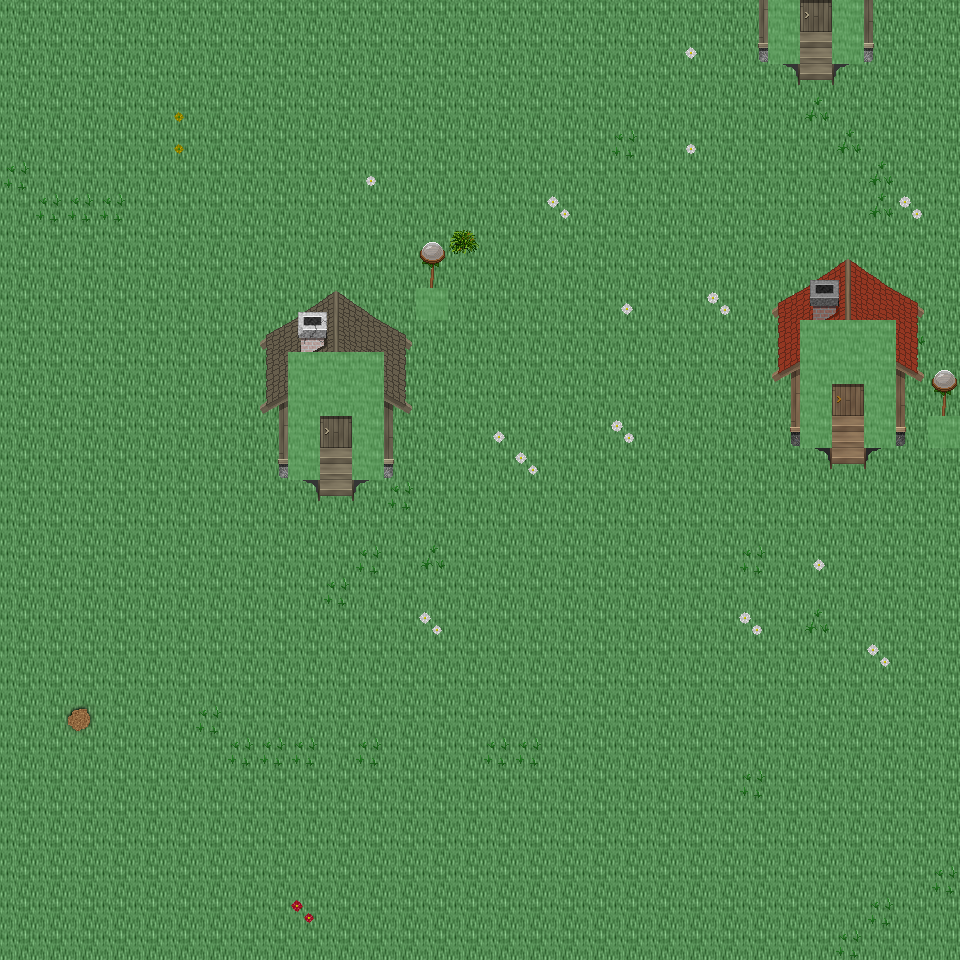

This is a level from a 2D game, rendered from its Tiled map with the project's own tilesets. A one-line summary and the map file follow, with tile-layer data summarised:
An orthogonal 30x30 tile map with 32x32 px tiles, 6 tile layers (Ground, Object, Object2, Above, ...), 34 tilesets and 6 objects (6x mapExit).

<map version="1.0" orientation="orthogonal" renderorder="right-down" width="30" height="30" tilewidth="32" tileheight="32" nextobjectid="7">
  <tileset firstgid="1" name="tileset_ground_ground" tilewidth="32" tileheight="32" tilecount="33" columns="3">
    <image source="../drawable/tileset_ground_ground.png" width="96" height="352" />
  </tileset>
  <tileset firstgid="34" name="tileset_ground_grass_edges" tilewidth="32" tileheight="32" tilecount="36" columns="12">
    <image source="../drawable/tileset_ground_grass_edges.png" width="384" height="96" />
  </tileset>
  <tileset firstgid="70" name="tileset_ground_earth_edges" tilewidth="32" tileheight="32" tilecount="18" columns="6">
    <image source="../drawable/tileset_ground_earth_edges.png" width="192" height="96" />
  </tileset>
  <tileset firstgid="88" name="tileset_ground_grass_corners" tilewidth="32" tileheight="32" tilecount="24" columns="6">
    <image source="../drawable/tileset_ground_grass_corners.png" width="192" height="128" />
  </tileset>
  <tileset firstgid="112" name="tileset_plant_grasses" tilewidth="32" tileheight="32" tilecount="6" columns="3">
    <image source="../drawable/tileset_plant_grasses.png" width="96" height="64" />
  </tileset>
  <tileset firstgid="118" name="tileset_plant_flower_daisy_blue" tilewidth="32" tileheight="32" tilecount="8" columns="2">
    <image source="../drawable/tileset_plant_flower_daisy_blue.png" width="64" height="128" />
  </tileset>
  <tileset firstgid="126" name="tileset_plant_flower_daisy_yellow" tilewidth="32" tileheight="32" tilecount="8" columns="2">
    <image source="../drawable/tileset_plant_flower_daisy_yellow.png" width="64" height="128" />
  </tileset>
  <tileset firstgid="134" name="tileset_plant_bush_bushes" tilewidth="32" tileheight="32" tilecount="10" columns="5">
    <image source="../drawable/tileset_plant_bush_bushes.png" width="160" height="64" />
  </tileset>
  <tileset firstgid="144" name="tileset_plant_flower_daisy_red" tilewidth="32" tileheight="32" tilecount="8" columns="2">
    <image source="../drawable/tileset_plant_flower_daisy_red.png" width="64" height="128" />
  </tileset>
  <tileset firstgid="152" name="tileset_plant_flower_daisy_white" tilewidth="32" tileheight="32" tilecount="8" columns="2">
    <image source="../drawable/tileset_plant_flower_daisy_white.png" width="64" height="128" />
  </tileset>
  <tileset firstgid="160" name="tileset_logic_collision" tilewidth="32" tileheight="32" tilecount="1" columns="1">
    <image source="../drawable/tileset_logic_collision.png" width="32" height="32" />
  </tileset>
  <tileset firstgid="161" name="tileset_plant_stump_stump_brown" tilewidth="32" tileheight="32" tilecount="4" columns="2">
    <image source="../drawable/tileset_plant_stump_stump_brown.png" width="64" height="64" />
  </tileset>
  <tileset firstgid="165" name="tileset_plant_tree_tree_green" tilewidth="32" tileheight="32" tilecount="88" columns="8">
    <image source="../drawable/tileset_plant_tree_tree_green.png" width="256" height="352" />
  </tileset>
  <tileset firstgid="253" name="tileset_logic_item_resources" tilewidth="32" tileheight="32" tilecount="6" columns="6">
    <image source="../drawable/tileset_logic_item_resources.png" width="192" height="32" />
  </tileset>
  <tileset firstgid="259" name="tileset_logic_item_mushroom" tilewidth="32" tileheight="32" tilecount="6" columns="6">
    <image source="../drawable/tileset_logic_item_mushroom.png" width="192" height="32" />
  </tileset>
  <tileset firstgid="265" name="tileset_object_tent" tilewidth="32" tileheight="32" tilecount="9" columns="3">
    <image source="../drawable/tileset_object_tent.png" width="96" height="96" />
  </tileset>
  <tileset firstgid="274" name="tileset_logic_creature_albino_elf" tilewidth="32" tileheight="32" tilecount="5" columns="5">
    <image source="../drawable/tileset_logic_creature_albino_elf.png" width="160" height="32" />
  </tileset>
  <tileset firstgid="279" name="tileset_ground_ladder_vertical_dark" tilewidth="32" tileheight="32" tilecount="3" columns="3">
    <image source="../drawable/tileset_ground_ladder_vertical_dark.png" width="96" height="32" />
  </tileset>
  <tileset firstgid="282" name="tileset_ground_ladder_horizontal_dark" tilewidth="32" tileheight="32" tilecount="3" columns="1">
    <image source="../drawable/tileset_ground_ladder_horizontal_dark.png" width="32" height="96" />
  </tileset>
  <tileset firstgid="285" name="tileset_furniture_light_flames" tilewidth="32" tileheight="32" tilecount="6" columns="6">
    <image source="../drawable/tileset_furniture_light_flames.png" width="192" height="32" />
  </tileset>
  <tileset firstgid="291" name="tileset_furniture_table_tree_stump_table" tilewidth="32" tileheight="32" tilecount="4" columns="2">
    <image source="../drawable/tileset_furniture_table_tree_stump_table.png" width="64" height="64" />
  </tileset>
  <tileset firstgid="295" name="tileset_furniture_chair_stool" tilewidth="32" tileheight="32" tilecount="1" columns="1">
    <image source="../drawable/tileset_furniture_chair_stool.png" width="32" height="32" />
  </tileset>
  <tileset firstgid="296" name="tileset_logic_creature_ent" tilewidth="32" tileheight="32" tilecount="4" columns="4">
    <image source="../drawable/tileset_logic_creature_ent.png" width="128" height="32" />
  </tileset>
  <tileset firstgid="300" name="tileset_logic_creature_animal" tilewidth="32" tileheight="32" tilecount="32" columns="8">
    <image source="../drawable/tileset_logic_creature_animal.png" width="256" height="128" />
  </tileset>
  <tileset firstgid="332" name="tileset_logic_portal" tilewidth="32" tileheight="32" tilecount="24" columns="8">
    <image source="../drawable/tileset_logic_portal.png" width="256" height="96" />
  </tileset>
  <tileset firstgid="356" name="tileset_logic_item_herb" tilewidth="32" tileheight="32" tilecount="5" columns="5">
    <image source="../drawable/tileset_logic_item_herb.png" width="160" height="32" />
  </tileset>
  <tileset firstgid="361" name="tileset_ground_pothole" tilewidth="32" tileheight="32" tilecount="4" columns="4">
    <image source="../drawable/tileset_ground_pothole.png" width="128" height="32" />
  </tileset>
  <tileset firstgid="365" name="tileset_logic_creature_elemental" tilewidth="32" tileheight="32" tilecount="16" columns="8">
    <image source="../drawable/tileset_logic_creature_elemental.png" width="256" height="64" />
  </tileset>
  <tileset firstgid="381" name="tileset_plant_bush_bush_pinks" tilewidth="32" tileheight="32" tilecount="4" columns="2">
    <image source="../drawable/tileset_plant_bush_bush_pinks.png" width="64" height="64" />
  </tileset>
  <tileset firstgid="385" name="tileset_light_door_light" tilewidth="32" tileheight="32" tilecount="12" columns="3">
    <image source="../drawable/tileset_light_door_light.png" width="96" height="128" />
  </tileset>
  <tileset firstgid="397" name="tileset_light_dim_light_7x5" tilewidth="32" tileheight="32" tilecount="35" columns="7">
    <image source="../drawable/tileset_light_dim_light_7x5.png" width="224" height="160" />
  </tileset>
  <tileset firstgid="432" name="tileset_light_light_5x5" tilewidth="32" tileheight="32" tilecount="25" columns="5">
    <image source="../drawable/tileset_light_light_5x5.png" width="160" height="160" />
  </tileset>
  <tileset firstgid="457" name="tileset_furniture_light_roots_lamp" tilewidth="32" tileheight="32" tilecount="6" columns="2">
    <image source="../drawable/tileset_furniture_light_roots_lamp.png" width="64" height="96" />
  </tileset>
  <tileset firstgid="463" name="tileset_building_huts" tilewidth="32" tileheight="32" tilecount="338" columns="26">
    <image source="../drawable/tileset_building_huts.png" width="832" height="416" />
  </tileset>
  <layer name="Ground" width="30" height="30">
    <data>[900 cells, 900 non-empty, 2 distinct tile ids]</data>
  </layer>
  <layer name="Object" width="30" height="30">
    <data>[900 cells, 48 non-empty, 10 distinct tile ids]</data>
  </layer>
  <layer name="Object2" width="30" height="30">
    <data>[900 cells, 55 non-empty, 42 distinct tile ids]</data>
  </layer>
  <layer name="Above" width="30" height="30">
    <data>[900 cells, 38 non-empty, 36 distinct tile ids]</data>
  </layer>
  <layer name="Above2" width="30" height="30">
    <data>[900 cells, 0 non-empty, 0 distinct tile ids]</data>
  </layer>
  <layer name="Walkable" width="30" height="30">
    <data>[900 cells, 26 non-empty, 1 distinct tile ids]</data>
  </layer>
  <objectgroup name="MapEvents">
    <object id="1" name="north" type="mapExit" x="0" y="0" width="768" height="32">
      <properties>
        <property name="map" value="level_0_x119_y128" />
        <property name="x" value="0" />
        <property name="y" value="28" />
      </properties>
    </object>
    <object id="2" name="north2" type="mapExit" x="800" y="0" width="32" height="32">
      <properties>
        <property name="map" value="level_0_x119_y128" />
        <property name="x" value="25" />
        <property name="y" value="28" />
      </properties>
    </object>
    <object id="3" name="north3" type="mapExit" x="864" y="0" width="96" height="32">
      <properties>
        <property name="map" value="level_0_x119_y128" />
        <property name="x" value="27" />
        <property name="y" value="28" />
      </properties>
    </object>
    <object id="4" name="south" type="mapExit" x="0" y="928" width="960" height="32">
      <properties>
        <property name="map" value="level_0_x119_y130" />
        <property name="x" value="0" />
        <property name="y" value="1" />
      </properties>
    </object>
    <object id="5" name="east" type="mapExit" x="928" y="0" width="32" height="416">
      <properties>
        <property name="map" value="level_0_x120_y129" />
        <property name="x" value="1" />
        <property name="y" value="0" />
      </properties>
    </object>
    <object id="6" name="east2" type="mapExit" x="928" y="448" width="32" height="512">
      <properties>
        <property name="map" value="level_0_x120_y129" />
        <property name="x" value="1" />
        <property name="y" value="14" />
      </properties>
    </object>
  </objectgroup>
</map>
